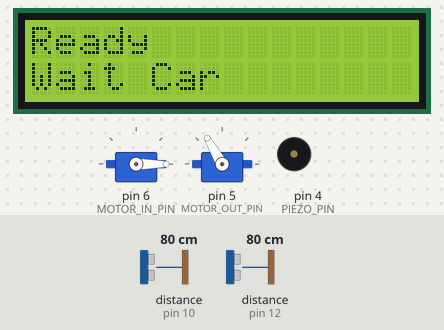
This sketch was run on a simulated Arduino Uno, built with avr-gcc and run on an emulated ATmega328P. On the bench: 16×2 character LCD, 2 × servo, buzzer (waves = sounding). Wiring (inferred from the names in the program): 2 × ultrasonic range finder: trigger pin 11, echo pin 10 / trigger pin 13, echo pin 12. Inputs (shaded band) come from the test bench; at power-on: distance to the obstacle (sensors on pin 12, pin 10) 80 cm. The echo pulse lasts 58.3 µs per cm; the local clock reads 2024-03-15 10:24:30 at power-on unless the sketch sets it; what the sketch prints to the serial monitor is not drawn.

Above: at 1.2 s.
1.3 s: distance to the obstacle (sensor on pin 12) set to 12 cm
At 3.1 s:
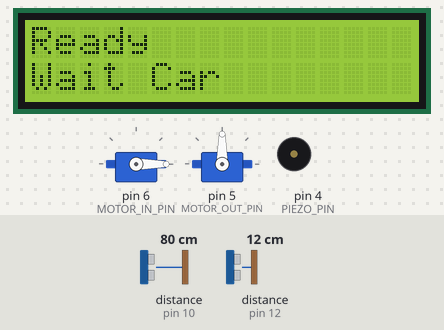
4.3 s: distance to the obstacle (sensor on pin 12) set to 9 cm
At 7.1 s:
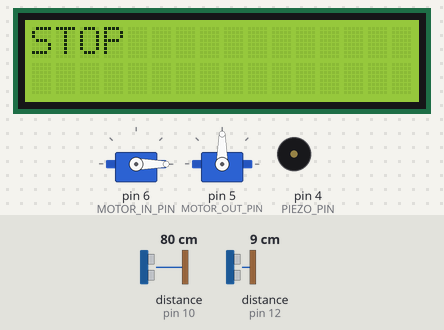
7.3 s: distance to the obstacle (sensor on pin 12) set to 18 cm
9.4 s: distance to the obstacle (sensor on pin 10) set to 12 cm
12.4 s: distance to the obstacle (sensor on pin 10) set to 9 cm
At 14.7 s:
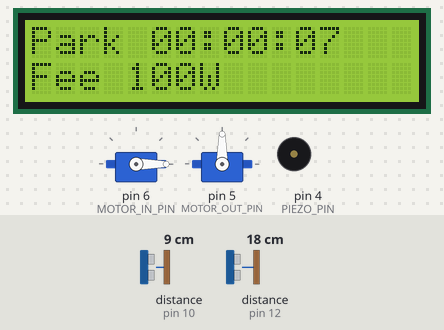
18.3 s: distance to the obstacle (sensor on pin 10) set to 35 cm
At 20.7 s:
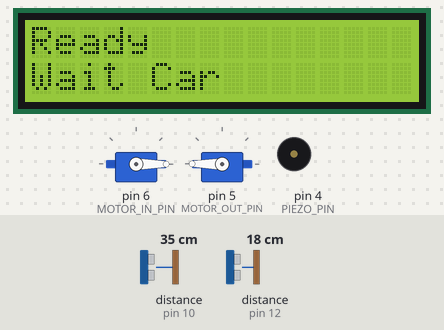
Timing chart, 0 to 21.5 s (numbered marks = the images above; inputs shaded):
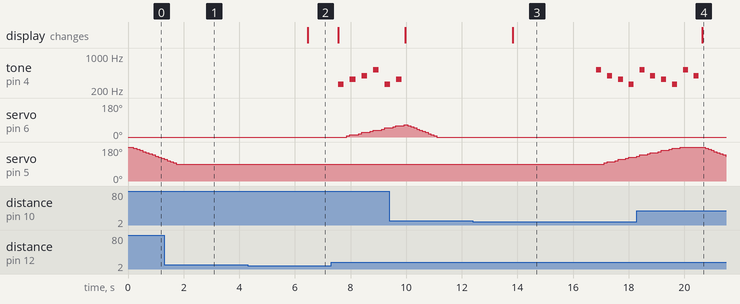

Measured:
- the behaviour switches between 11 and 10 cm on distance to the obstacle (sensor on pin 12) (found by bisection; images 1 and 2)
- the behaviour switches between 11 and 10 cm on distance to the obstacle (sensor on pin 10) (found by bisection; images 2 and 3)
- after the input at 4.3 s, the display: changes after 2.2 s (image 2)
- after the input at 12.4 s, tone on pin 4 (PIEZO_PIN): plays 523 Hz for 0.18 s, 392 Hz for 0.18 s, 330 Hz for 0.18 s, 262 Hz for 0.18 s, starting after 4.4 s; servo on pin 5 (MOTOR_OUT_PIN): moves from 90° to 132° over 1.2 s, starting after 4.7 s; the display: changes after 1.4 s (image 3)
- after the input at 18.3 s, tone on pin 4 (PIEZO_PIN): goes on until 20.5 s, then stays silent; the display: changes after 2.3 s (image 4)
- by itself, servo on pin 6 (MOTOR_IN_PIN): rises from 48° to 66° in 0.41 s, then falls to 0° in 1.2 s

The sketch:

arduino_5_8.ino
```cpp
#include <Wire.h>
#include <LiquidCrystal_I2C.h>
#include <ThreeWire.h>
#include <RtcDS1302.h>
#include <IRremote.hpp>
#include <TimerFreeTone.h>
#include <Servo.h>

// =====================================================
// 기본 설정
// =====================================================

// iR 리시브 센서
const int IR_RECEIVE_PIN = 3;

// 서보 모터
const int MOTOR_IN_PIN = 6;
const int MOTOR_OUT_PIN = 5;

// 부저
const int PIEZO_PIN = 4;

// 서보모터
Servo servoIn;
Servo servoOut;

const int inMelody[] = {
  262, 330, 392, 523
};
const int outMelody[] = {
  523, 392, 330, 262
};

// LCD 주소: 안 뜨면 0x3F로 변경
LiquidCrystal_I2C lcd(0x27, 16, 2);

// 초음파 센서 1
const int TRIG1 = 13;
const int ECHO1 = 12;

// 초음파 센서 2
const int TRIG2 = 11;
const int ECHO2 = 10;

// DS1302 RTC 핀
const int RTC_CLK = 9;
const int RTC_DAT = 8;
const int RTC_RST = 7;

// ThreeWire 순서 중요: DAT, CLK, RST
ThreeWire myWire(RTC_DAT, RTC_CLK, RTC_RST);
RtcDS1302<ThreeWire> Rtc(myWire);

// 감지 설정
const int DETECT_DISTANCE = 10;                   // 10cm 이하 감지
const unsigned long DETECT_TIME = 2000;          // 1초 이상 감지
const unsigned long STOP_TIME = 1000;            // STOP 1초 표시
const unsigned long OPEN_SHOW_TIME = 1500;       // OPEN 최소 표시 시간
const unsigned long ENTRY_NO_DETECT_TIME = 2000; // OPEN → PARKED로 상태를 전환할 때, 입차 센서가 일정 시간 동안 감지되지 않는 기준을 의미
const unsigned long WRONG_EXIT_DETECT_TIME = 500; // 주차 상태에서 입차 센서에 특정 시간 이상 감지되면 오류라고 판단.
const unsigned long EXIT_SENSOR_DETECT_TIME = 1000; // 주차 상태에서 출차 센서에 감지 and 입차 센서에 미감지가 특정 시간 이상 지속되면 출차 단계로 전환.

const unsigned long RESULT_SHOW_TIME = 3000;     // 결과 3초 표시
const unsigned long WRONG_SHOW_TIME = 2000;      // 잘못된 방향 2초 표시

const unsigned long Exit_duration = 2000; // 출차하는 시간을 고려하여 REDAY로 전환한다.

int melodyIndex = 0; //소리 출력 인덱스(크기: 4)
unsigned long lastToneTime = 0; // ()

unsigned long inPreviousMillis = 0; //
unsigned long outPreviousMillis = 0;
const long interval = 15;
int inAngle = 0;
int outAngle = 180;

bool remoteControlFlag = false;

// =====================================================
// 전체 상태 관리
// =====================================================

enum SystemState {
  READY,
  ENTRY_DETECTING,
  SHOW_STOP,
  SHOW_OPEN,
  PARKED,
  EXIT_SENSOR1_DETECTED,
  WRONG_EXIT_ORDER,
  EXIT_OPEN,
  SHOW_RESULT,
  REMOTE_MOTOR_IN_OPEN,
  REMOTE_MOTOR_IN_CLOSE,
  REMOTE_MOTOR_OUT_OPEN,
  REMOTE_MOTOR_OUT_CLOSE
};

SystemState state = READY;
unsigned long stateStartMillis = 0;

// =====================================================
// 전역 데이터
// =====================================================

// 센서 상태
double sensor1Distance = 0;
double sensor2Distance = 0;

bool sensor1Detected = false;
bool sensor2Detected = false;
bool anyDetected = false;

// 입차/출차 시간
RtcDateTime enterTime;
RtcDateTime exitTime;

bool hasEnterTime = false;

// 입차 감지 시작 시간
unsigned long entryDetectStartMillis = 0;

// 입차 센서가 물체를 감지하지 못한 시각.(여기서 특정 시간동안 지나도 감지를 못하면 PARKED)
unsigned long entryDetect_for_parked_Millis = 0;

// 주차 상태에서 입차 센서에 물체가 감지된 시각.
unsigned long wrongExitDetectStartMillis = 0;

// 주차 상태에서 입차 센서에 미감지 및 출차 센서에 감지가 된 시각.
unsigned long exitSensorDetectStartMilli = 0;

// 출차 상황에서 출차 센서에 감지가 안된 시각(시점).
unsigned long exitClearStartMillis = 0;

// 주차 결과
unsigned long parkingSeconds = 0;
unsigned long parkingFee = 0;

// =====================================================
// 센서 읽기
// =====================================================

double readDistanceCM(int trigPin, int echoPin) {
  digitalWrite(trigPin, LOW);
  delayMicroseconds(2);

  digitalWrite(trigPin, HIGH);
  delayMicroseconds(10);
  digitalWrite(trigPin, LOW);

  unsigned long duration = pulseIn(echoPin, HIGH, 30000);

  if (duration == 0) {
    return -1;
  }

  double distance = duration * 0.0343 / 2;

// -1이 나오는 경우가 생각보다 빈번하게 일어나므로 0보다 낮게 나오면 최대값인 400으로 반환되게끔 방어 로직 구성.
  if (distance < 0 || distance > 400) {
    return 400;
  }

  return distance;
}

void updateSensors() {
  sensor1Distance = readDistanceCM(TRIG1, ECHO1);
  delay(50);

  sensor2Distance = readDistanceCM(TRIG2, ECHO2);
  delay(50);

  sensor1Detected = sensor1Distance >= 0 && sensor1Distance <= DETECT_DISTANCE;
  sensor2Detected = sensor2Distance >= 0 && sensor2Distance <= DETECT_DISTANCE;

  anyDetected = sensor1Detected || sensor2Detected;
}


// =====================================================
// LCD 출력
// =====================================================

void lcdPrintTwoDigits(int value) {
  if (value < 10) {
    lcd.print("0");
  }

  lcd.print(value);
}

void lcdPrintTime(RtcDateTime time) {
  lcdPrintTwoDigits(time.Hour());
  lcd.print(":");
  lcdPrintTwoDigits(time.Minute());
  lcd.print(":");
  lcdPrintTwoDigits(time.Second());
}

void lcdPrintDuration(unsigned long totalSeconds) {
  unsigned long hours = totalSeconds / 3600;
  unsigned long minutes = (totalSeconds % 3600) / 60;
  unsigned long seconds = totalSeconds % 60;

  if (hours < 10) lcd.print("0");
  lcd.print(hours);
  lcd.print(":");

  if (minutes < 10) lcd.print("0");
  lcd.print(minutes);
  lcd.print(":");

  if (seconds < 10) lcd.print("0");
  lcd.print(seconds);
}

void showReady() {
  lcd.clear();
  lcd.setCursor(0, 0);
  lcd.print("Ready");

  lcd.setCursor(0, 1);
  lcd.print("Wait Car");
}

void showStop() {
  lcd.clear();
  lcd.setCursor(0, 0);
  lcd.print("STOP");
}

void showOpen() {
  lcd.clear();

  lcd.setCursor(0, 0);
  lcd.print("Time ");
  lcdPrintTime(enterTime);

  lcd.setCursor(0, 1);
  lcd.print("OPEN");
}

void showParked() {
  lcd.clear();

  lcd.setCursor(0, 0);
  lcd.print("PARKED");

  lcd.setCursor(0, 1);
  lcd.print("Wait Exit");
}

void showWrongExitOrder() {
  lcd.clear();

  lcd.setCursor(0, 0);
  lcd.print("WRONG WAY");

  lcd.setCursor(0, 1);
  lcd.print("S1 -> S2");
}

void showParkingResult() {
  lcd.clear();

  lcd.setCursor(0, 0);
  lcd.print("Park ");
  lcdPrintDuration(parkingSeconds);

  lcd.setCursor(0, 1);
  lcd.print("Fee ");
  lcd.print(parkingFee);
  lcd.print("W");
}


// =====================================================
// RTC 시간 처리
// =====================================================

void setupRTC() {
  Rtc.Begin();

  Rtc.SetIsWriteProtected(false);
  Rtc.SetIsRunning(true);

  RtcDateTime compiled = RtcDateTime(__DATE__, __TIME__);

  if (!Rtc.IsDateTimeValid()) {
    Rtc.SetDateTime(compiled);
  }

  // RTC 시간을 다시 맞출 때만 아래 줄 주석 해제해서 한 번 업로드
  // 시간이 맞으면 다시 주석 처리하고 업로드
  // Rtc.SetDateTime(compiled);
}

RtcDateTime getCurrentTime() {
  return Rtc.GetDateTime();
}

unsigned long getTimeDifferenceSeconds(RtcDateTime startTime, RtcDateTime endTime) {
  uint32_t startSeconds = startTime.TotalSeconds();
  uint32_t endSeconds = endTime.TotalSeconds();

  if (endSeconds >= startSeconds) {
    return endSeconds - startSeconds;
  }

  return 0;
}


// =====================================================
// 요금 계산
// =====================================================

unsigned long calculateFee(unsigned long seconds) {
  if (seconds == 0) {
    return 0;
  }

  // 10초당 100원, 1~10초도 100원으로 계산
  return ((seconds + 9) / 10) * 100;
}


// =====================================================
// 시리얼 출력 보조
// =====================================================

void serialPrintTwoDigits(int value) {
  if (value < 10) {
    Serial.print("0");
  }

  Serial.print(value);
}

void serialPrintTime(RtcDateTime time) {
  serialPrintTwoDigits(time.Hour());
  Serial.print(":");
  serialPrintTwoDigits(time.Minute());
  Serial.print(":");
  serialPrintTwoDigits(time.Second());
}

void printDebugSensor() {
  Serial.print("S1: ");
  Serial.print(sensor1Distance);
  Serial.print(" cm / S2: ");
  Serial.print(sensor2Distance);
  Serial.println(" cm");
}


// =====================================================
// 전체 상태 관리
// =====================================================

void changeState(SystemState nextState) {
  state = nextState;
  stateStartMillis = millis();

  switch (state) {
    case READY:
      showReady();
      Serial.println("STATE: READY");
      break;

    case ENTRY_DETECTING:
      Serial.println("STATE: ENTRY_DETECTING");
      break;

    case SHOW_STOP:
      showStop();
      Serial.println("STATE: SHOW_STOP");
      break;

    case SHOW_OPEN:
      showOpen();
      Serial.println("STATE: SHOW_OPEN");
      break;

    case PARKED:
      noTone(PIEZO_PIN);
      showParked();
      Serial.println("STATE: PARKED");
      break;

    case EXIT_SENSOR1_DETECTED:
      Serial.println("STATE: EXIT_SENSOR1_DETECTED");
      break;

    case WRONG_EXIT_ORDER:
      showWrongExitOrder();
      Serial.println("STATE: WRONG_EXIT_ORDER");
      break;

    case SHOW_RESULT:
      showParkingResult();
      Serial.println("STATE: SHOW_RESULT");
      break;

    case EXIT_OPEN:
      Serial.println("STATE: EXIT_OPEN");
      break;
  }
}


// =====================================================
// 입차 처리
// =====================================================

void handleReady() {
  if (sensor1Detected) {
    entryDetectStartMillis = millis();
    changeState(ENTRY_DETECTING);
  }
}

void handleEntryDetecting() {
  if (!sensor1Detected) {
    changeState(READY);
    return;
  }

  if (millis() - entryDetectStartMillis >= DETECT_TIME) {
    enterTime = getCurrentTime();
    hasEnterTime = true;

    Serial.print("Enter Time: ");
    serialPrintTime(enterTime);
    Serial.println();

    changeState(SHOW_STOP);
  }
}

void handleShowStop() {
  if (millis() - stateStartMillis >= STOP_TIME) {
    changeState(SHOW_OPEN);
  }
}

void handleShowOpen() {
// OPEN을 특정 시간동안 보여준다.
  //if (millis() - stateStartMillis < OPEN_SHOW_TIME) {
    //return;
  //}

  if (!sensor1Detected) {

// 센서 1에 미감지된 순간에 entryDetect_for_parked_Millis에 현재 시각 대입. (목적: 미감지 상태를 얼마나 유지하는가를 측정.)
    if (entryDetect_for_parked_Millis == 0) {
      entryDetect_for_parked_Millis = millis();
    }

    if (millis() - entryDetect_for_parked_Millis >= ENTRY_NO_DETECT_TIME) {
      changeState(PARKED);
      entryDetect_for_parked_Millis = 0;
    }

  }
  // 만일 감지가 되면 다시 0으로 초기화.
  else {
    entryDetect_for_parked_Millis = 0;
  }
}


// =====================================================
// 출차 처리
// =====================================================

void handleParked() {

  // 입차 센서가 일정 시간 이상 연속 감지되면 역주행으로 판단..이라는 현실적인 상황이 있지만 (이 시스템에서는 맞지않는 부분이 많다.)

  // 센서가 튀는 값으로 인한 상태 전환 방지용 로직이다.
  if (sensor1Detected) {

    // 처음 감지된 시점 저장
    if (wrongExitDetectStartMillis == 0) {
      wrongExitDetectStartMillis = millis();
    }

    // 감지 상태가 일정 시간 유지되면 오류 상태 전환
    if (millis() - wrongExitDetectStartMillis >= WRONG_EXIT_DETECT_TIME) {
      changeState(WRONG_EXIT_ORDER);
      wrongExitDetectStartMillis = 0;
    }

  }
  else {

    // 만일 미감지 상태면 0으로 초기화.
    wrongExitDetectStartMillis = 0;
  }

  // 정상적인 출차 시작 감지
  if (!sensor1Detected && sensor2Detected) {

    // 처음 출차 센서가 감지된 시점 저장
    if (exitSensorDetectStartMilli == 0) {
      exitSensorDetectStartMilli = millis();
    }

    // 감지 상태가 일정 시간 유지되면 출차 상태 전환
    if (millis() - exitSensorDetectStartMilli >= EXIT_SENSOR_DETECT_TIME) {
      changeState(EXIT_SENSOR1_DETECTED);
      exitSensorDetectStartMilli = 0;
    }

  }
  else {

    // 만일 미감지 상태면 0으로 초기화.
    exitSensorDetectStartMilli = 0;
  }
}

void handleExitSensor1Detected() {
// 출차 과정은 연속적인 과정이므로 상태가 변하는 시점을 기준으로 계산해도 무방하다.
// 자연스러운 상황을 위해, 조금의 딜레이만 주자.
  if (sensor2Detected && millis() - stateStartMillis > 200) {
    exitTime = getCurrentTime();

    parkingSeconds = getTimeDifferenceSeconds(enterTime, exitTime);
    parkingFee = calculateFee(parkingSeconds);

    Serial.print("Exit Time: ");
    serialPrintTime(exitTime);
    Serial.println();

    Serial.print("Parking Seconds: ");
    Serial.println(parkingSeconds);

    Serial.print("Fee: ");
    Serial.print(parkingFee);
    Serial.println(" won");

    hasEnterTime = false;

    changeState(SHOW_RESULT);
    return;
  }
}

void handleWrongExitOrder() {
  // 잘못된 방향 화면을 2초 이상 보여주고, 센서가 비워지면 다시 출차 대기 상태로 돌아감
  if (millis() - stateStartMillis >= WRONG_SHOW_TIME && !anyDetected) {
    changeState(PARKED);
  }
}

void handleShowResult() {
  // 결과를 5초 보여주고, 모터 동작
  if (millis() - stateStartMillis >= RESULT_SHOW_TIME) {
    changeState(EXIT_OPEN);
  }
}

void handleExitOpen() {

  // 아무것도 감지되지 않을 때
  if (!anyDetected) {

    // 아무것도 감지되지 않는 시점 저장.
    if (exitClearStartMillis == 0) {
      exitClearStartMillis = millis();
    }

    // 비감지 상태가 일정 시간 유지되면 READY
    if (millis() - exitClearStartMillis >= Exit_duration) {
      changeState(READY);
      exitClearStartMillis = 0;
    }

  } else {

    // 다시 감지되면 초기화
    exitClearStartMillis = 0;
  }
}

//부저 ()
void piezo(){
  //state 가 SWHO_OPEN일 경우 입차할때 소리 울림
  if (state == SHOW_OPEN) {
    if (millis() - lastToneTime > 200) {
      TimerFreeTone(PIEZO_PIN, inMelody[melodyIndex], 200);
      //TimerFreeTone(핀넘버, 주파수, 소리 출력시간(ms))

      melodyIndex++;
      if (melodyIndex >= 4) melodyIndex = 0;

      lastToneTime = millis();
    }
  } else if (state == EXIT_OPEN) { // 출차할 때 소리 울림
    if (millis() - lastToneTime > 200) {
      TimerFreeTone(PIEZO_PIN, outMelody[melodyIndex], 180);

      melodyIndex++;
      if (melodyIndex >= 4) melodyIndex = 0;

      lastToneTime = millis();
    }
  }else { // 둘다 아니라면 인덱스 초기화
    melodyIndex = 0;
  }
}

//모터 컨트롤
void motorControl(){
  unsigned long currentMillis = millis(); // 현재 시간 저장

  // state가 입차 또는 리모컨 동작 시
  if (state == SHOW_OPEN || state == REMOTE_MOTOR_IN_OPEN) { // in motor open (0 ~ 90)
    if (currentMillis - inPreviousMillis >= interval) {
      inPreviousMillis = currentMillis;

      if (inAngle < 90) {
        inAngle +=6;   // X 단계씩 이동
        servoIn.write(inAngle);
      }
    }
  }
  if (state == PARKED || state == REMOTE_MOTOR_IN_CLOSE) { // in motor close (90 ~ 0)
    if (currentMillis - inPreviousMillis >= interval) {
      inPreviousMillis = currentMillis;

      if (inAngle > 0) {
        inAngle-=6;   // 한 단계씩 이동
        servoIn.write(inAngle);
      }
    }
  }
  if (state == EXIT_OPEN || state == REMOTE_MOTOR_OUT_OPEN) { // out motor open (90 ~ 180)
    if (currentMillis - outPreviousMillis >= interval) {
      outPreviousMillis = currentMillis;

      if (outAngle < 180) {
        outAngle+=6;   // 한 단계씩 이동
        servoOut.write(outAngle);
      }
    }
  }
  if (state == READY || state == REMOTE_MOTOR_OUT_CLOSE) { // out motor close (180 ~ 90)
    if (currentMillis - outPreviousMillis >= interval) {
      outPreviousMillis = currentMillis;

      if (outAngle > 90) {
        outAngle-=6;   // 한 단계씩 이동
        servoOut.write(outAngle);
      }
    }
  }
}


//IR 리시버 센서
void IrReceiverSensor(){
  if (IrReceiver.decode()) {  // 적외선 센서의 수신값 해석
    uint8_t cmd = IrReceiver.decodedIRData.command;
    Serial.print("cmd: ");
    Serial.println(cmd);
    if (!(IrReceiver.decodedIRData.flags & IRDATA_FLAGS_IS_REPEAT)) {
      //수동 모드로 전환
      //remoteControlFlag = true;
      //state READY로 바꿔놓음
      //state = READY;
      //showReady();

      if (cmd == 12) { // 1번 in motor open
        remoteControlFlag = true;
        Serial.println("Action: In Motor");
        state = REMOTE_MOTOR_IN_OPEN;
      }else if (cmd == 24) { // 2번 in motor close
        remoteControlFlag = true;
        Serial.println("Action: Out Motor");
        state = REMOTE_MOTOR_IN_CLOSE;
      }else if (cmd == 94) {  // 3번 out motor open
        remoteControlFlag = true;
        Serial.println("IR: OUT OPEN");
        state = REMOTE_MOTOR_OUT_OPEN;
      }
      else if (cmd == 8) {  // 4번 out motor close
        remoteControlFlag = true;
        Serial.println("IR: OUT CLOSE");
        state = REMOTE_MOTOR_OUT_CLOSE;
      }else if(cmd == 22){  // 0번 리모컨 컨트롤 해제
        remoteControlFlag = false;
        sensor1Detected = false;
        sensor2Detected = false;
        state = READY;
        showReady();
      }
    }

    IrReceiver.resume();
  }
}


// =====================================================
// Arduino 기본 함수
// =====================================================

void setup() {
  Serial.begin(9600);

  pinMode(TRIG1, OUTPUT);
  pinMode(ECHO1, INPUT);

  pinMode(TRIG2, OUTPUT);
  pinMode(ECHO2, INPUT);

  lcd.init();
  lcd.backlight();

  setupRTC();

  changeState(READY);

  pinMode(PIEZO_PIN, OUTPUT);

  // 모터 접근
  servoIn.attach(MOTOR_IN_PIN);
  servoOut.attach(MOTOR_OUT_PIN);

  // 모터 각도 초기화
  servoIn.write(0);
  servoOut.write(180);

  // IR 리시브 수신 시작
  IrReceiver.begin(IR_RECEIVE_PIN, ENABLE_LED_FEEDBACK);
}

void loop() {
  updateSensors();
  // 초음파 센서를 기반으로 입/출차 센서 감지 상태를 수정한다.
  IrReceiverSensor();
  // 수동으로 차단기 조절. 1번을 누르면 REMOTE_MOTOR_IN_OPEN상태가 되는데, 이 상태에서는 motorControl함수의 영향으로 입차 모터가 개방된다.
  // 수동 및 자동 조절에서 모터의 조절은 motorControl에 의해 수행되며, state에 맞게끔 모터가 조절된다. (ex: SHOW_OPEN 및 REMOTE_MOTOR_IN_OPEN일 때, 입차 모터 개방.)
  // IrReceiverSensor는 적외선 리모컨의 동작을 기반으로 자동 차단기 조절과 관련된 state를 수정한다.
  motorControl();
  // 각 state에 맞는 모터 동작을 수행.
  printDebugSensor();
  // 입/출차 센서에 감지되는 물체와의 거리를 시리얼 모니터에 출력. (주석처리해도 알고리즘에는 문제 없다.)

  // 아래 구문은 수동 조절 상황이 아닐 때(remoteControlFlag = false) 동작.
  if(!remoteControlFlag){
    switch (state) {
      case READY:
        handleReady();
        //만일 입차 센서에 감지가 되고, 출차 센서에는 감지가 안되면 state를 ENTRY_DETECTING로 바꾼다.
        // 혹시나 초음파센서에 값이 튀는 값을 잘못 인식할 수도 있지만, handleEntryDetecting함수의 기능으로 다시 Ready로 돌아온다.
        break;

      case ENTRY_DETECTING:
        handleEntryDetecting();
        // 입차 센서에 감지가 안되면 READY, 1초 이상 감지된 상태를 유지하면, 입차 상태를 true로 바꾸고 SHOW_STOP으로 넘어간다.
        break;

      case SHOW_STOP:
        handleShowStop();
        // 특정 시간(STOP_TIME)이상 정차해 있으면, OPEN으로 상태가 변한다.
        break;

      case SHOW_OPEN:
        handleShowOpen();
        // 일단 입차 모터가 올라간다. 그리고 원래는 입/출차 센서에 감지가 안되면 PARKED가 되는 거였지만, 입차 센서에 특정 시간(ENTRY_NO_DETECT_TIME)이상 감지가 안되면 PARKED가 되는 거로 수정.
        break;

      case PARKED:
        handleParked();
        // PARKED상태는 물체가 입차 센서 범위를 통과했다는 의미다. (PARKED상태가 된 순간, 모터가 닫히기 시작한다.)
        // 입차 센서에 특정 시간이상 물체가 감지되면 WRONG
        // 입차 센서에 미감지 and 출차 센서에 감지가 특정 시간 유지되면 EXIT_SENSOR1_DETECTED
        break;

      case EXIT_SENSOR1_DETECTED:
        handleExitSensor1Detected();
        //출차 센서에 특정 시간 이상 감지되면 요금료 및 주차 시간 계산, 그리고 SHOW_RESULT로 전환.
        break;

      case WRONG_EXIT_ORDER:
        handleWrongExitOrder();
        break;

      case SHOW_RESULT:
        handleShowResult();
        // 특정시간동안 주차시간 및 요금료 LCD에 출력하고 EXITOPEN
        break;

      case EXIT_OPEN:
        handleExitOpen();
        //출차 모터가 열린다. 그리고 아무것도 감지가 안되면 READY로 전환.
        break;
    }
  }

  piezo();
}
```
